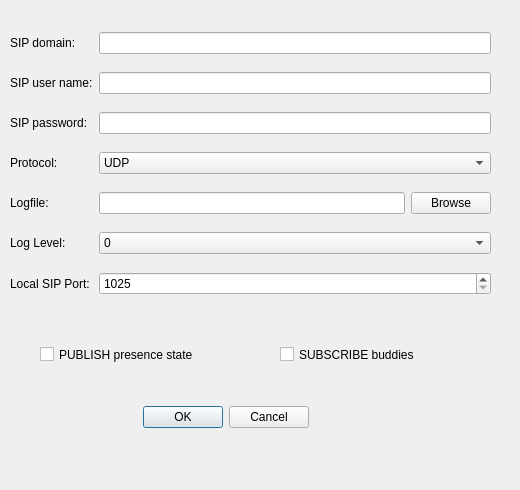
<?xml version="1.0" encoding="UTF-8"?>
<ui version="4.0">
 <class>Account</class>
 <widget class="QDialog" name="Account">
  <property name="geometry">
   <rect>
    <x>0</x>
    <y>0</y>
    <width>520</width>
    <height>490</height>
   </rect>
  </property>
  <property name="windowTitle">
   <string>Dialog</string>
  </property>
  <widget class="QWidget" name="layoutWidget">
   <property name="geometry">
    <rect>
     <x>10</x>
     <y>20</y>
     <width>481</width>
     <height>293</height>
    </rect>
   </property>
   <layout class="QGridLayout">
    <item row="4" column="0">
     <widget class="QLabel" name="label_12">
      <property name="text">
       <string>Logfile:</string>
      </property>
     </widget>
    </item>
    <item row="2" column="0">
     <widget class="QLabel" name="label_3">
      <property name="text">
       <string>SIP password:</string>
      </property>
     </widget>
    </item>
    <item row="6" column="1" colspan="2">
     <widget class="QSpinBox" name="sipPortSpinBox">
      <property name="toolTip">
       <string>Set 0 to use a random SIP port!</string>
      </property>
      <property name="minimum">
       <number>1025</number>
      </property>
      <property name="maximum">
       <number>65535</number>
      </property>
     </widget>
    </item>
    <item row="1" column="1" colspan="2">
     <widget class="QLineEdit" name="usernameEdit">
      <property name="toolTip">
       <string>username of your SIP address (without domain, unless this is explicitely required by the SIP service)</string>
      </property>
     </widget>
    </item>
    <item row="4" column="2">
     <widget class="QPushButton" name="logFilePushButton">
      <property name="text">
       <string>Browse</string>
      </property>
     </widget>
    </item>
    <item row="6" column="0">
     <widget class="QLabel" name="label_15">
      <property name="text">
       <string>Local SIP Port:</string>
      </property>
     </widget>
    </item>
    <item row="3" column="1" colspan="2">
     <widget class="QComboBox" name="transportComboBox">
      <property name="toolTip">
       <string>the choosen transport protocol for SIP; Note: If you choose an IPv6 transport you have to configure the outbound proxy with an IPv6 IP address</string>
      </property>
      <item>
       <property name="text">
        <string>UDP</string>
       </property>
      </item>
      <item>
       <property name="text">
        <string>TCP</string>
       </property>
      </item>
     </widget>
    </item>
    <item row="3" column="0">
     <widget class="QLabel" name="label_6">
      <property name="text">
       <string>Protocol:</string>
      </property>
     </widget>
    </item>
    <item row="5" column="0">
     <widget class="QLabel" name="label_14">
      <property name="text">
       <string>Log Level:</string>
      </property>
     </widget>
    </item>
    <item row="4" column="1">
     <widget class="QLineEdit" name="logFileEdit">
      <property name="toolTip">
       <string>optional: if a file is chosen, the logging will also be written to the specified file</string>
      </property>
     </widget>
    </item>
    <item row="0" column="1" colspan="2">
     <widget class="QLineEdit" name="domainEdit">
      <property name="toolTip">
       <string>the domain of your SIP address (e.g. fwd.pulver.com or iptel.org)</string>
      </property>
     </widget>
    </item>
    <item row="2" column="1" colspan="2">
     <widget class="QLineEdit" name="passwordEdit">
      <property name="toolTip">
       <string>the password of your SIP account</string>
      </property>
      <property name="echoMode">
       <enum>QLineEdit::Password</enum>
      </property>
     </widget>
    </item>
    <item row="1" column="0">
     <widget class="QLabel" name="label">
      <property name="text">
       <string>SIP user name:</string>
      </property>
     </widget>
    </item>
    <item row="5" column="1" colspan="2">
     <widget class="QComboBox" name="logLevelComboBox">
      <property name="sizePolicy">
       <sizepolicy hsizetype="Preferred" vsizetype="Fixed">
        <horstretch>0</horstretch>
        <verstretch>0</verstretch>
       </sizepolicy>
      </property>
      <property name="toolTip">
       <string>the choosen transport protocol for SIP</string>
      </property>
      <item>
       <property name="text">
        <string>0</string>
       </property>
      </item>
      <item>
       <property name="text">
        <string>1</string>
       </property>
      </item>
      <item>
       <property name="text">
        <string>2</string>
       </property>
      </item>
      <item>
       <property name="text">
        <string>3</string>
       </property>
      </item>
      <item>
       <property name="text">
        <string>4</string>
       </property>
      </item>
      <item>
       <property name="text">
        <string>5</string>
       </property>
      </item>
      <item>
       <property name="text">
        <string>6</string>
       </property>
      </item>
     </widget>
    </item>
    <item row="0" column="0">
     <widget class="QLabel" name="label_2">
      <property name="text">
       <string>SIP domain:</string>
      </property>
     </widget>
    </item>
   </layout>
  </widget>
  <widget class="QWidget" name="layoutWidget_2">
   <property name="geometry">
    <rect>
     <x>30</x>
     <y>400</y>
     <width>391</width>
     <height>34</height>
    </rect>
   </property>
   <layout class="QHBoxLayout" name="_2">
    <item>
     <spacer>
      <property name="orientation">
       <enum>Qt::Horizontal</enum>
      </property>
      <property name="sizeHint" stdset="0">
       <size>
        <width>40</width>
        <height>20</height>
       </size>
      </property>
     </spacer>
    </item>
    <item>
     <widget class="QPushButton" name="okButton">
      <property name="text">
       <string>OK</string>
      </property>
      <property name="default">
       <bool>true</bool>
      </property>
     </widget>
    </item>
    <item>
     <widget class="QPushButton" name="cancelButton">
      <property name="text">
       <string>Cancel</string>
      </property>
     </widget>
    </item>
    <item>
     <spacer>
      <property name="orientation">
       <enum>Qt::Horizontal</enum>
      </property>
      <property name="sizeHint" stdset="0">
       <size>
        <width>40</width>
        <height>20</height>
       </size>
      </property>
     </spacer>
    </item>
   </layout>
  </widget>
  <widget class="QCheckBox" name="publishBox">
   <property name="geometry">
    <rect>
     <x>40</x>
     <y>340</y>
     <width>194</width>
     <height>29</height>
    </rect>
   </property>
   <property name="toolTip">
    <string>if this checkbox is enabled, the SIP client sends PUBLISH requests to send its presence state to the presence server</string>
   </property>
   <property name="text">
    <string>PUBLISH presence state</string>
   </property>
  </widget>
  <widget class="QCheckBox" name="subscribeBox">
   <property name="geometry">
    <rect>
     <x>280</x>
     <y>340</y>
     <width>168</width>
     <height>29</height>
    </rect>
   </property>
   <property name="toolTip">
    <string>if this checkbox is enabled, the SIP client SUBSCRIBE to the buddies presence</string>
   </property>
   <property name="text">
    <string>SUBSCRIBE buddies</string>
   </property>
  </widget>
 </widget>
 <resources/>
 <connections/>
</ui>
